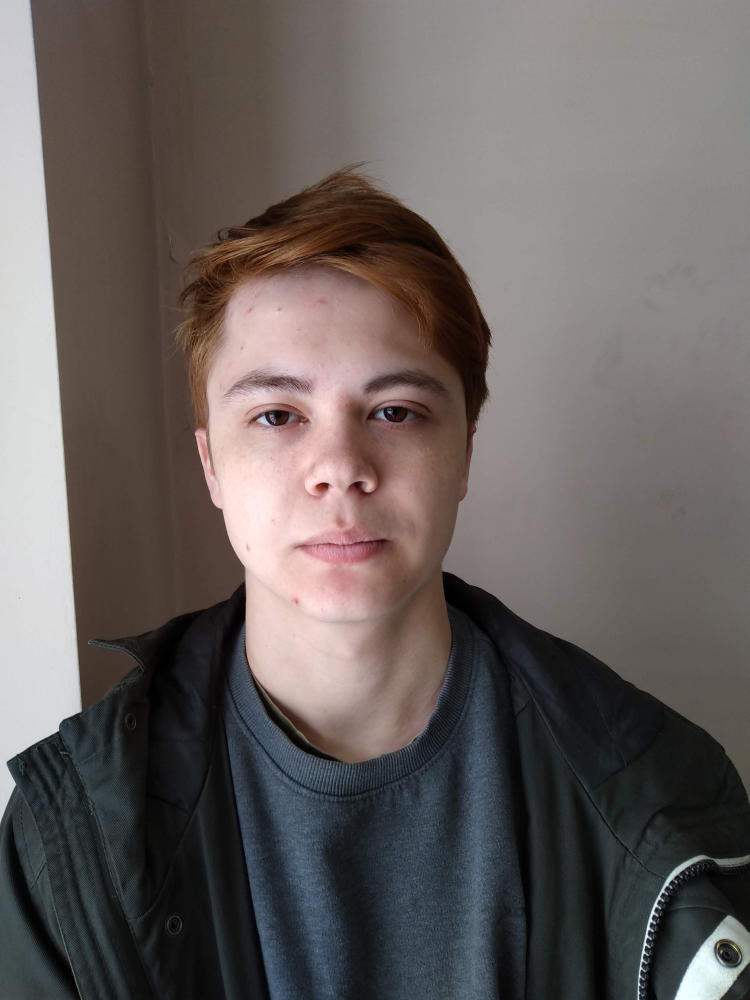
#> input picture foto/Balako.jpg, 3000 x 4000 px, given in place of test_out_04.avi, which was not available (shown at 1/4 size)
$ python motion_search_human.py
#> lines starting #> are read from the running program, lines starting #| are printed output that depends on the picture
import numpy as np
import argparse
import time
import cv2
import os
import face_recognition
import imutils
firstFrame = None
# video_capture = cv2.VideoCapture(1)
video_capture = cv2.VideoCapture('./../test_out_04.avi')
while True:
    ret, frame = video_capture.read()
#> frame is the input picture: shape (4000, 3000, 3); mean B, G, R 94.1, 95.6, 102.9
    image_full = cv2.resize(frame, (0, 0), fx=0.8, fy=0.8)
    if frame is None:
        break

    # resize the frame, convert it to grayscale, and blur it
    # frame = imutils.resize(frame, width=500)
    gray = cv2.cvtColor(image_full, cv2.COLOR_BGR2GRAY)
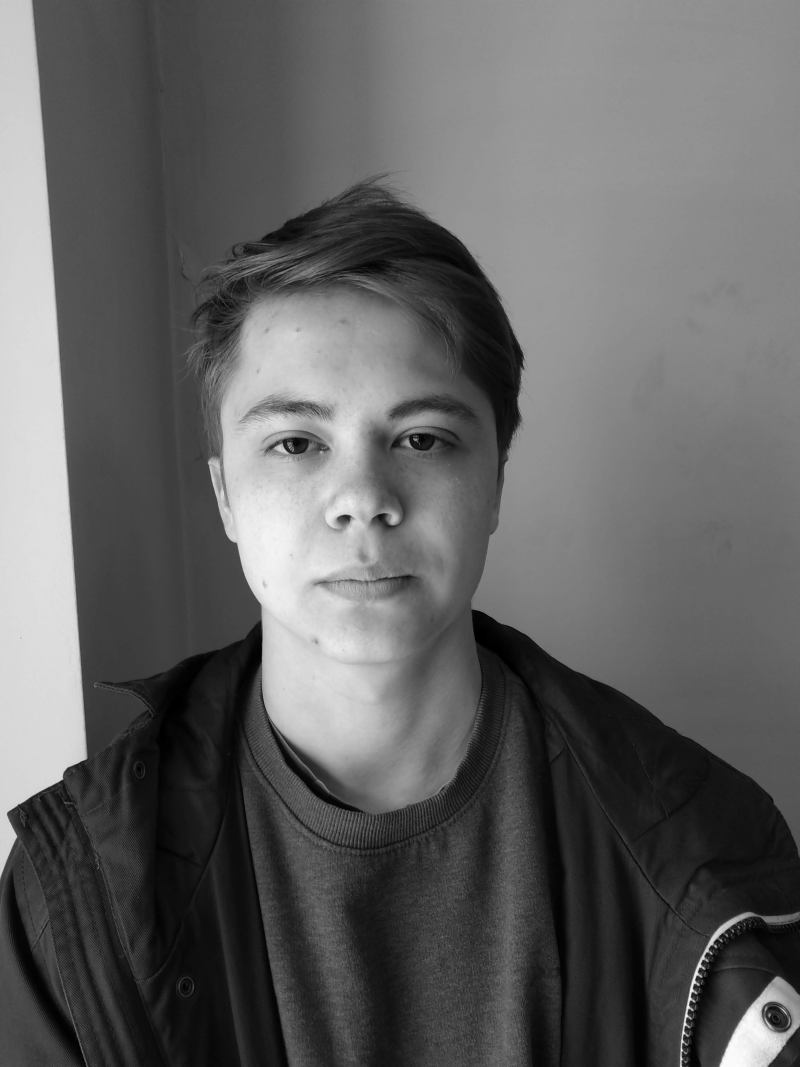
#> gray: shape (3200, 2400) (shown at 1/3 size); min 0, max 252, mean 97.6
    gray = cv2.GaussianBlur(gray, (21, 21), 0)
    if firstFrame is None:
        firstFrame = gray
        continue
    frameDelta = cv2.absdiff(firstFrame, gray)

    thresh = cv2.threshold(frameDelta, 25, 255, cv2.THRESH_BINARY)[1]

    # dilate the thresholded image to fill in holes, then find contours
    # on thresholded image
    thresh = cv2.dilate(thresh, None, iterations=2)
    cv2.imshow("thresh", thresh)
    cnts = cv2.findContours(thresh.copy(), cv2.RETR_EXTERNAL,
        cv2.CHAIN_APPROX_SIMPLE)
    cnts = imutils.grab_contours(cnts)
    for c in cnts:
        # if the contour is too small, ignore it
        if cv2.contourArea(c) < 500:
            continue

        # compute the bounding box for the contour, draw it on the frame,
        # and update the text
        (x, y, w, h) = cv2.boundingRect(c)
        cv2.rectangle(image_full, (x, y), (x + w, y + h), (0, 255, 0), 2)
    # [30 lines of commented-out code are left out]
    firstFrame = gray
    cv2.imshow("Image", image_full)
    if cv2.waitKey(1) & 0xFF == ord('q'):
        break

# Release handle to the webcam
video_capture.release()
cv2.destroyAllWindows()

$ run again, on foto/Boldesheva.jpg
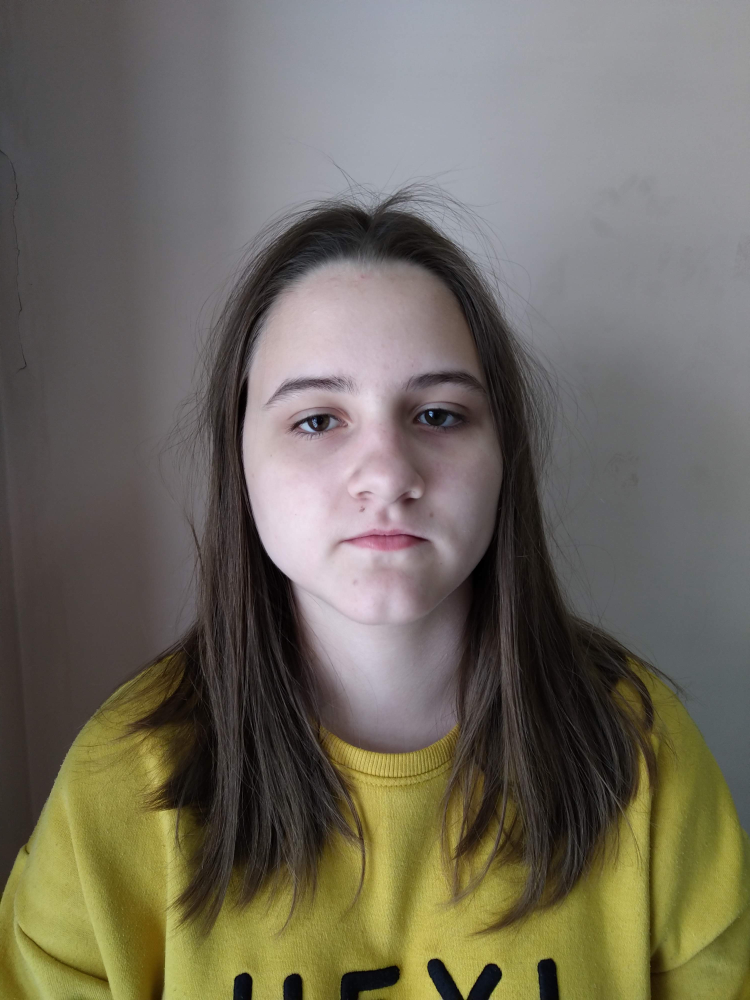
#> input picture foto/Boldesheva.jpg, 3000 x 4000 px, given in place of test_out_04.avi, which was not available (shown at 1/4 size)
#> frame is the input picture: shape (4000, 3000, 3); mean B, G, R 94.5, 106.8, 112
#> `gray = cv2.cvtColor(image_full, cv2.COLOR_BGR2GRAY)`:
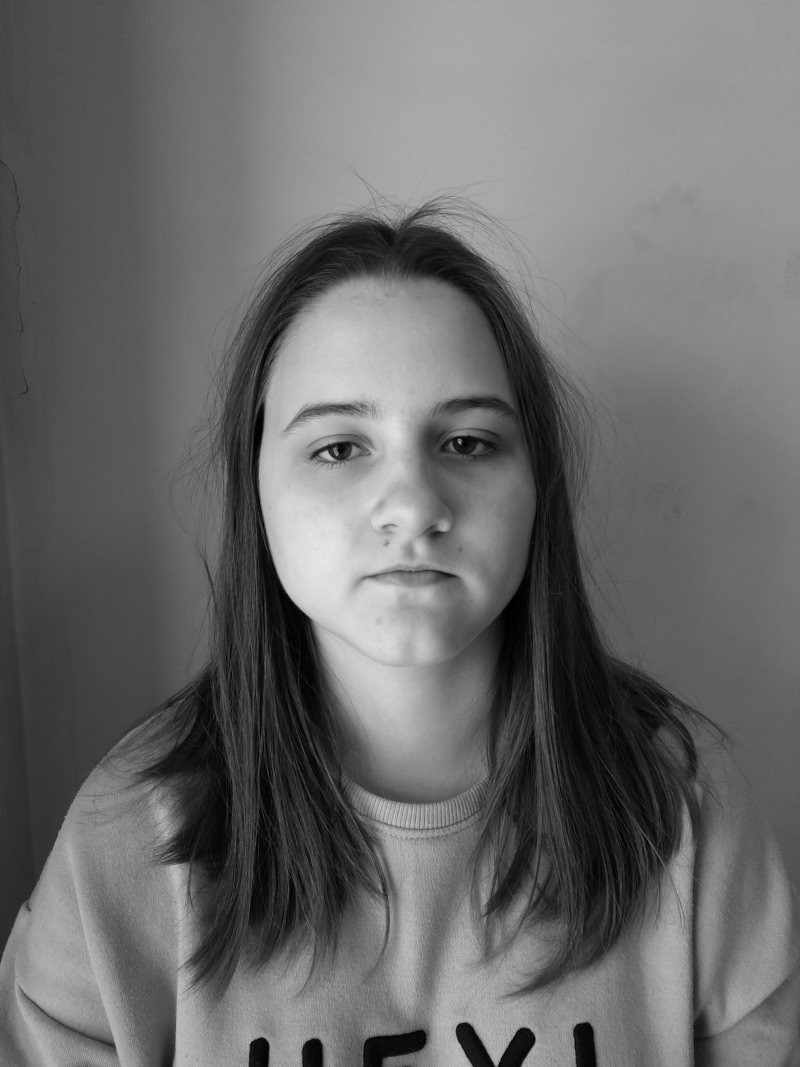
#> gray: shape (3200, 2400) (shown at 1/3 size); min 0, max 230, mean 106.9

$ run again, on foto/Danilov.jpg
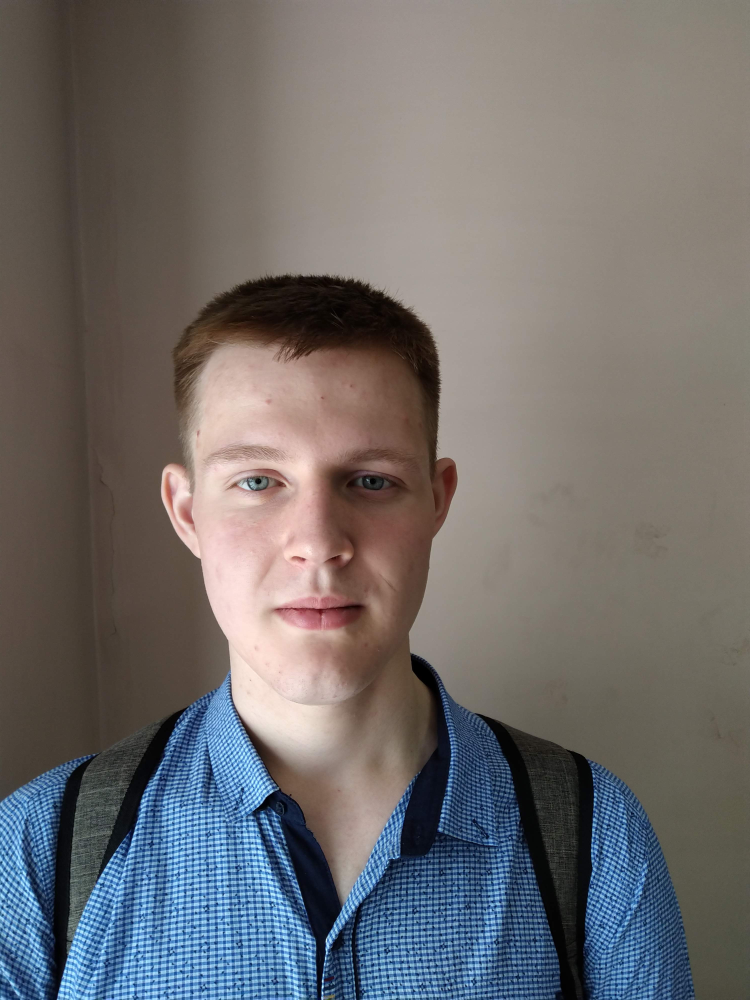
#> input picture foto/Danilov.jpg, 3000 x 4000 px, given in place of test_out_04.avi, which was not available (shown at 1/4 size)
#> frame is the input picture: shape (4000, 3000, 3); mean B, G, R 108.4, 108.5, 111.4
#> `gray = cv2.cvtColor(image_full, cv2.COLOR_BGR2GRAY)`:
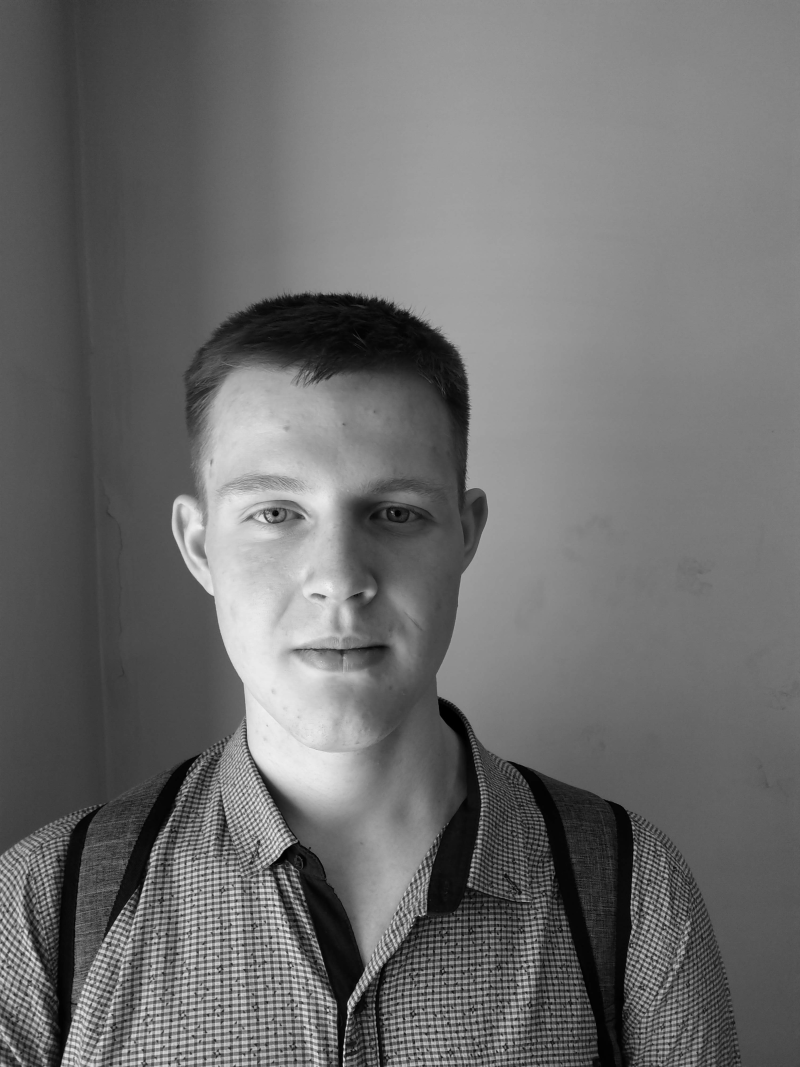
#> gray: shape (3200, 2400) (shown at 1/3 size); min 0, max 247, mean 109.3

$ run again, on foto/Griboedov.jpg
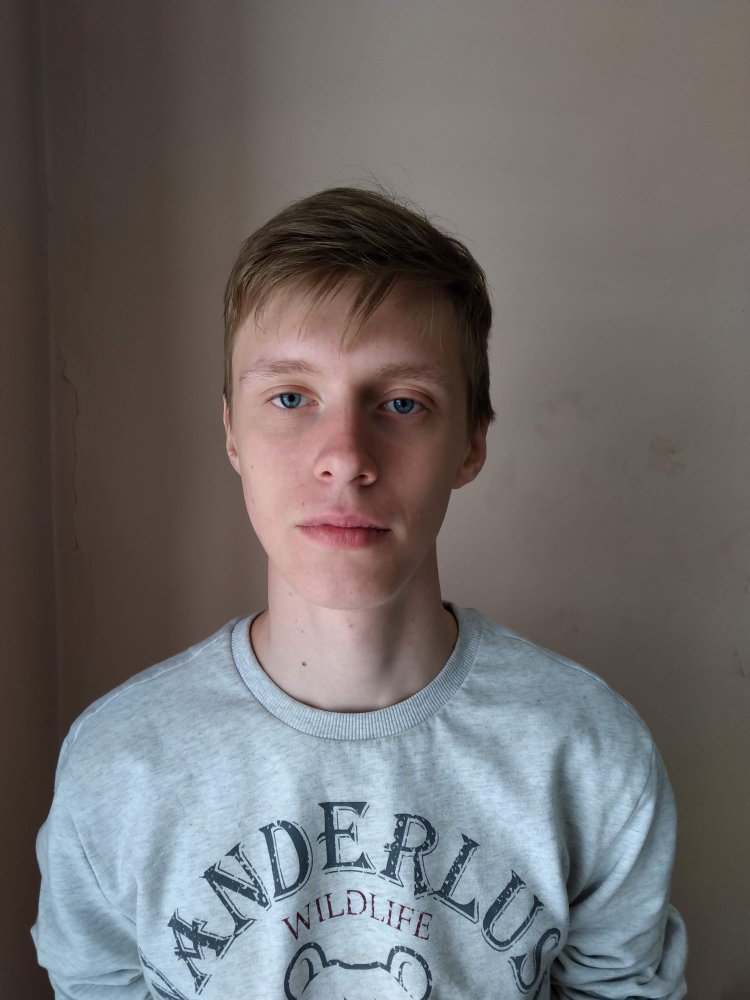
#> input picture foto/Griboedov.jpg, 3000 x 4000 px, given in place of test_out_04.avi, which was not available (shown at 1/4 size)
#> frame is the input picture: shape (4000, 3000, 3); mean B, G, R 107.3, 107.7, 111
#> `gray = cv2.cvtColor(image_full, cv2.COLOR_BGR2GRAY)`:
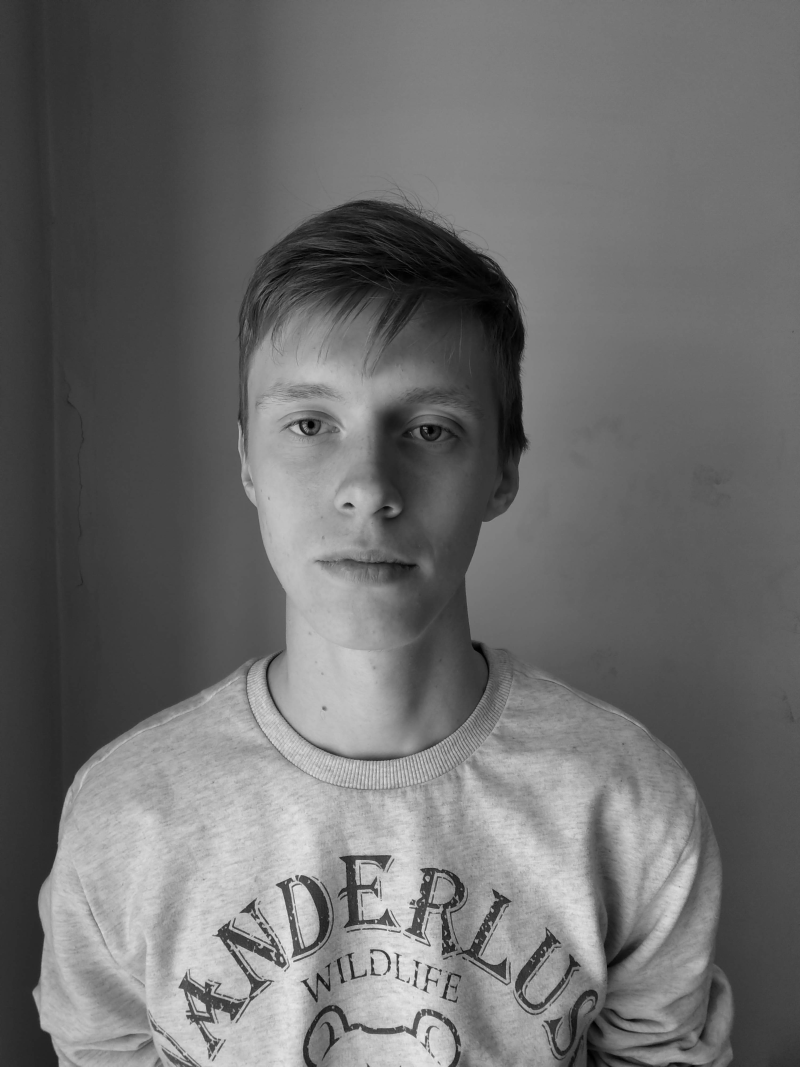
#> gray: shape (3200, 2400) (shown at 1/3 size); min 0, max 240, mean 108.6
